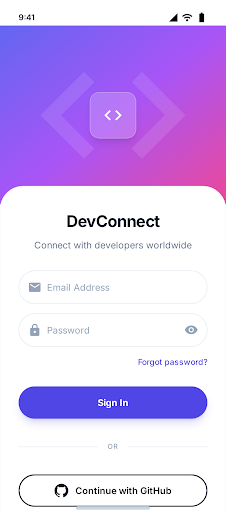
#> input picture docs/showcase/screenshots/01_login.png, 226 x 512 px; its folder holds only this picture in this run
$ python visual-diff.py
#> lines starting #> are read from the running program, lines starting #| are printed output that depends on the picture; after the words box and inside, x2 and y2 are one past the last pixel; in counts of white or black regions, pixels touching at a corner belong together
#> in main, showcase is the input picture: PIL image 226x512 RGB; mean R, G, B 214.1, 189.7, 243.5
from __future__ import annotations

import argparse
from pathlib import Path
from PIL import Image, ImageChops, ImageDraw, ImageOps


ROOT = Path(__file__).resolve().parents[1]
SHOWCASE_DIR = ROOT / "docs" / "showcase" / "screenshots"
ACTUAL_DIR = Path(
    __import__("os").environ.get(
        "VISUAL_ACTUAL_DIR",
        ROOT / "output" / "parity" / "route_audit_runtime" / "screenshots",
    )
)
OUT_DIR = ROOT / "output" / "parity" / "visual_diff"
REPORT = OUT_DIR / "visual_diff_report.md"


def normalized_diff(showcase: Image.Image, actual: Image.Image) -> tuple[float, Image.Image]:
    showcase = showcase.convert("RGB")
    actual = actual.convert("RGB").resize(showcase.size)
    diff = ImageChops.difference(showcase, actual)
#> diff: PIL image 226x512 RGB; every value is 0
    histogram = diff.histogram()
#> histogram = 768 values, max 115712 at index 0, min 0 at index 1, mean 452
    channels = 3
    max_score = showcase.size[0] * showcase.size[1] * 255 * channels
#> max_score = 88519680
    score = sum(value * (index % 256) for index, value in enumerate(histogram)) / max_score
#> score = 0
    return score * 100, diff


def label(image: Image.Image, text: str) -> Image.Image:
    band = Image.new("RGB", (image.width, image.height + 28), "white")
    band.paste(image, (0, 0))
    draw = ImageDraw.Draw(band)
    draw.text((8, image.height + 8), text, fill="black")
    return band


def main() -> int:
    OUT_DIR.mkdir(parents=True, exist_ok=True)
    rows = []
    triptychs = []

    for showcase_path in sorted(SHOWCASE_DIR.glob("*.png")):
        actual_path = ACTUAL_DIR / showcase_path.name
        if not actual_path.exists():
            rows.append((showcase_path.name, "missing", 100.0, "", "actual screenshot missing"))
            continue

        showcase = Image.open(showcase_path)
        actual = Image.open(actual_path)
        score, diff = normalized_diff(showcase, actual)
#> score = 0

        diff_path = OUT_DIR / f"{showcase_path.stem}_diff.png"
        diff.save(diff_path)

        status = "pass" if score <= 8 else "review" if score <= 18 else "fail"
#> status = 'pass'
        note = "within threshold" if status == "pass" else "manual visual review required"
#> note = 'within threshold'
        rows.append((showcase_path.name, status, score, diff_path.name, note))

        thumb_size = (160, 346)
        panels = [
            label(ImageOps.fit(showcase, thumb_size), "showcase"),
            label(ImageOps.fit(actual, thumb_size), "actual"),
            label(ImageOps.fit(diff, thumb_size), f"diff {score:.1f}%"),
        ]
#> in label, `band = Image.new("RGB", (image.width, image.height + 28), "white")`: band: PIL image 160x374 RGB; every value is 255
#> in label, `band.paste(image, (0, 0))`:
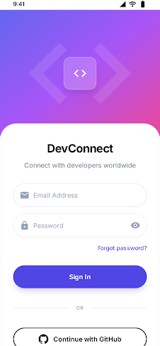
#> image: PIL image 160x346 RGB; mean R, G, B 212.4, 186.9, 243.2
#> in label, `band.paste(image, (0, 0))`:
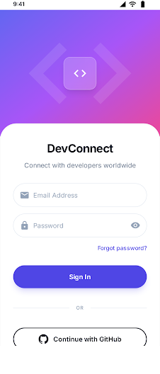
#> band: PIL image 160x374 RGB; mean R, G, B 215.6, 192, 244.1
#> call 3 of label, with text = 'diff 0.0%'
#> in label (call 3), `band.paste(image, (0, 0))`: image: PIL image 160x346 RGB; every value is 0
#> in label (call 3), `band.paste(image, (0, 0))`:
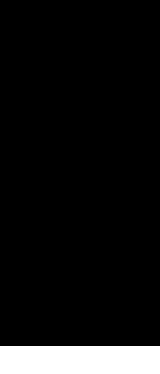
#> band: PIL image 160x374 RGB; 7.5% white; 1 white region, box (x1, y1, x2, y2) and area: (0, 346, 160, 374) 4480
        triptych = Image.new("RGB", (thumb_size[0] * 3 + 24, thumb_size[1] + 28), "white")
#> triptych: PIL image 504x374 RGB; every value is 255
        x = 0
        for panel in panels:
            triptych.paste(panel, (x, 0))
            x += thumb_size[0] + 12
#> this loop made 3 passes
#> x on passes 1 to 3: 172, 344, 516
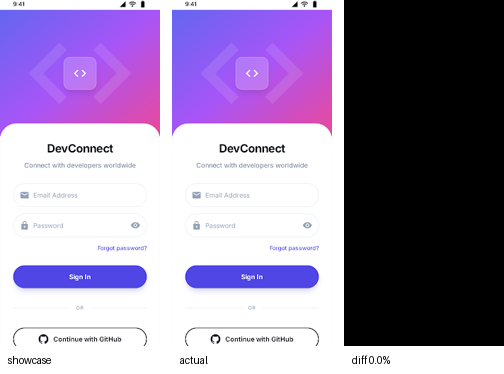
#> triptych: PIL image 504x374 RGB; mean R, G, B 154.7, 139.7, 172.8
#> after the loop, x = 516
        triptychs.append((showcase_path.stem, triptych))

    contact_cols = 2
    gap = 18
    if triptychs:
      cell_w = triptychs[0][1].width
#> cell_w = 504
      cell_h = triptychs[0][1].height + 22
#> cell_h = 396
      rows_count = (len(triptychs) + contact_cols - 1) // contact_cols
#> rows_count = 1
      contact = Image.new(
          "RGB",
          (contact_cols * cell_w + (contact_cols + 1) * gap, rows_count * cell_h + (rows_count + 1) * gap),
          "white",
      )
#> contact: PIL image 1062x432 RGB; every value is 255
      draw = ImageDraw.Draw(contact)
      for index, (name, image) in enumerate(triptychs):
          col = index % contact_cols
          row = index // contact_cols
          x = gap + col * (cell_w + gap)
          y = gap + row * (cell_h + gap)
          contact.paste(image, (x, y))
          draw.text((x, y + image.height + 4), name, fill="black")
#> this loop made 1 pass
#> (name, col, row, x, y) on pass 1: ('01_login', 0, 0, 18, 18)
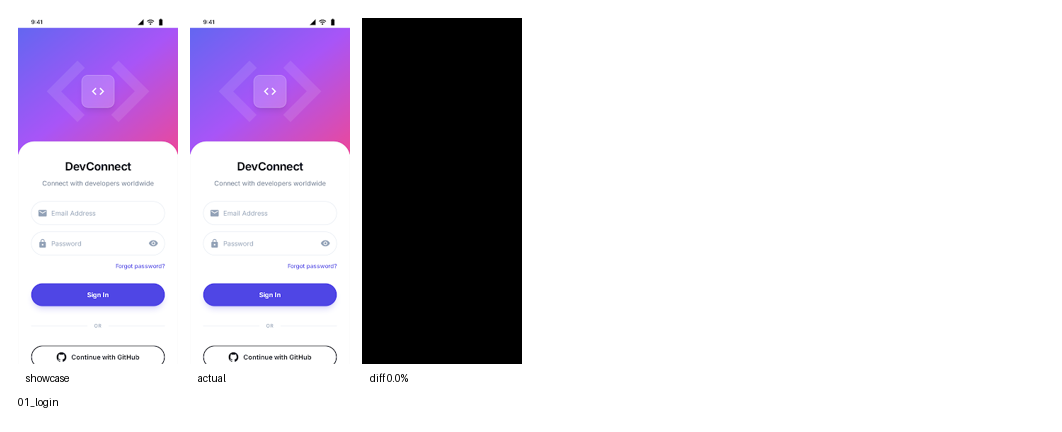
#> contact: PIL image 1062x432 RGB; mean R, G, B 213.8, 207.6, 221.2
      contact.save(OUT_DIR / "visual_diff_contact_sheet.png")

    lines = [
        "# Visual Diff Report",
        "",
        "Thresholds:",
        "",
        "- pass: <= 8%",
        "- review: > 8% and <= 18%",
        "- fail: > 18%",
        "",
        "| Screenshot | Status | Diff | Diff image | Note |",
        "|---|---|---:|---|---|",
    ]
    for name, status, score, diff_name, note in rows:
        lines.append(f"| {name} | {status} | {score:.2f}% | {diff_name} | {note} |")
#> this loop made 1 pass
#> (name, status, score, diff_name, note) on pass 1: ('01_login.png', 'pass', 0, '01_login_diff.png', 'within threshold')
#> after the loop, lines = 11 items, first 6: '# Visual Diff Report', '', 'Thresholds:', '', '- pass: <= 8%', '- review: > 8% and <= 18%'

    REPORT.write_text("\n".join(lines) + "\n", encoding="utf-8")
    print(f"Wrote {REPORT}")
    fail_count = sum(1 for _, status, *_ in rows if status == "fail")
#> fail_count = 0
    review_count = sum(1 for _, status, *_ in rows if status == "review")
#> review_count = 0
    print(f"pass={len(rows) - fail_count - review_count} review={review_count} fail={fail_count}")
#| pass=1 review=0 fail=0
    return 1 if fail_count else 0


if __name__ == "__main__":
    parser = argparse.ArgumentParser(description="Visual regression diff tool")
    parser.add_argument(
        "--baseline-dir",
        type=Path,
        default=None,
        help="Directory containing baseline screenshots. Defaults to docs/showcase/screenshots/",
    )
    args = parser.parse_args()
    if args.baseline_dir is not None:
        SHOWCASE_DIR = args.baseline_dir.resolve()
    raise SystemExit(main())
#> (the program exits here)

$ run again, on docs/showcase/screenshots/02_register.png
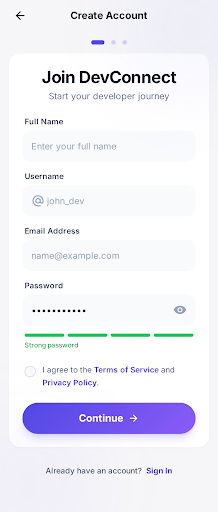
#> input picture docs/showcase/screenshots/02_register.png, 218 x 512 px
#> in main, showcase is the input picture: PIL image 218x512 RGB; mean R, G, B 237.8, 237.7, 247.2
#> diff: PIL image 218x512 RGB; every value is 0
#> histogram = 768 values, max 111616 at index 0, min 0 at index 1, mean 436
#> in normalized_diff, `score = sum(value * (index % 256) for index, value in enumerate(histog..`: score = 0
#> in main, `status = "pass" if score <= 8 else "review" if score <= 18 else "fail"`: status = 'pass'
#> in main, `note = "within threshold" if status == "pass" else "manual visual revi..`: note = 'within threshold'
#> image: PIL image 160x346 RGB; every value is 0
#> the loop in main, `for panel in panels:` made 3 passes
#> x on passes 1 to 3: 172, 344, 516
#> after the loop in main, `for panel in panels:`:
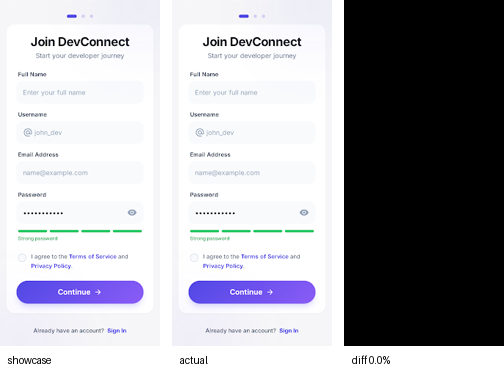
#> triptych: PIL image 504x374 RGB; mean R, G, B 169.6, 169.6, 175.4
#> after the loop in main, `for panel in panels:`: x = 516
#> rows_count = 1
#> the loop in main, `for index, (name, image) in enumerate(triptychs):` made 1 pass
#> (name, col, row, x, y) on pass 1: ('02_register', 0, 0, 18, 18)
#> after the loop in main, `for index, (name, image) in enumerate(triptychs):`:
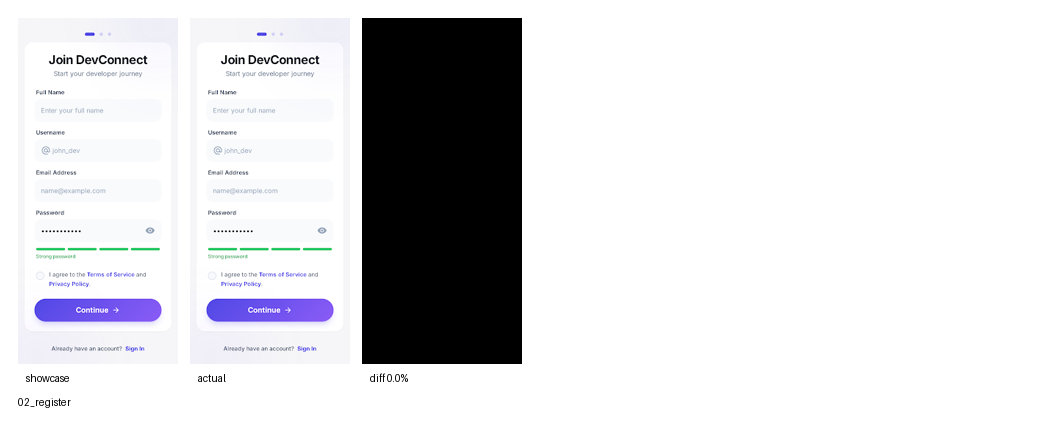
#> contact: PIL image 1062x432 RGB; mean R, G, B 219.8, 219.8, 222.2
#> the loop in main, `for name, status, score, diff_name, note in rows:` made 1 pass
#> (name, status, score, diff_name, note) on pass 1: ('02_register.png', 'pass', 0, '02_register_diff.png', 'within threshold')
#> after the loop in main, `for name, status, score, diff_name, note in rows:`: lines = 11 items, first 6: '# Visual Diff Report', '', 'Thresholds:', '', '- pass: <= 8%', '- review: > 8% and <= 18%'
#> fail_count = 0
#| pass=1 review=0 fail=0
